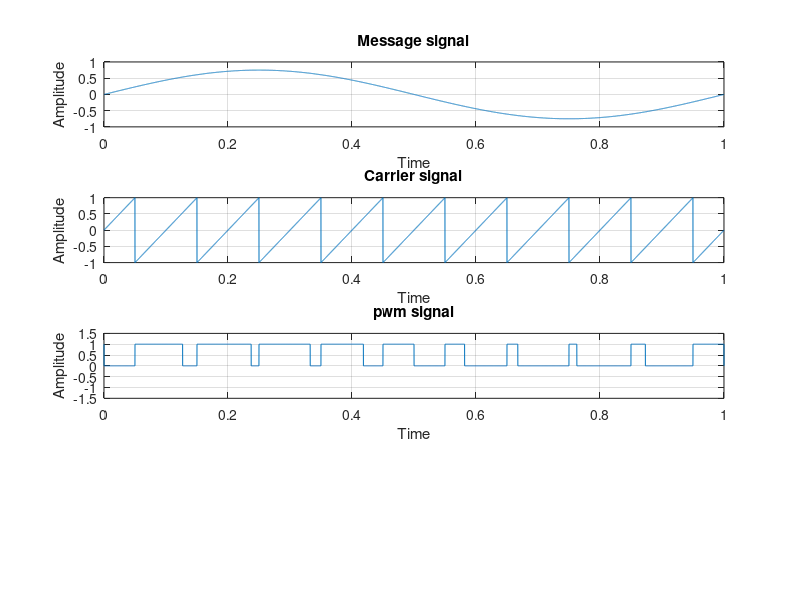

Source code (MATLAB): (Note: this script raises an error after producing the figure.)
clc;
close all;
clear all;
fm=1;
fc=10;
fs=1000*fm;
t=0:0.0001:1;
s=sawtooth(2*pi*fc*t+pi);
m=0.75*sin(2*pi*fm*t);
n=length(s);
for i=1:n
 if (m(i)>=s(i))
  pwm(i)=1;
  elseif (m(i)<=s(i))
    pwm(i)=0;
 end
end
subplot(4,1,1);
plot(t,m)
title('Message signal');
xlabel ('Time');
ylabel('Amplitude');
grid on;
subplot(4,1,2);
plot(t,s);
title('Carrier signal');
xlabel('Time');
ylabel('Amplitude');
grid on;
subplot(4,1,3);
plot(t,pwm);
title('pwm signal');
xlabel('Time');
ylabel('Amplitude');
grid on;
axis([0 1 -1.5 1.5]);
demosig=demod(pwm,fm,fs,'pwm');
subplot(4,1,4);
plot(demosig);
title('Demodulated Signal');
xlabel('Time');
ylabel('Amplitude');
grid on;

